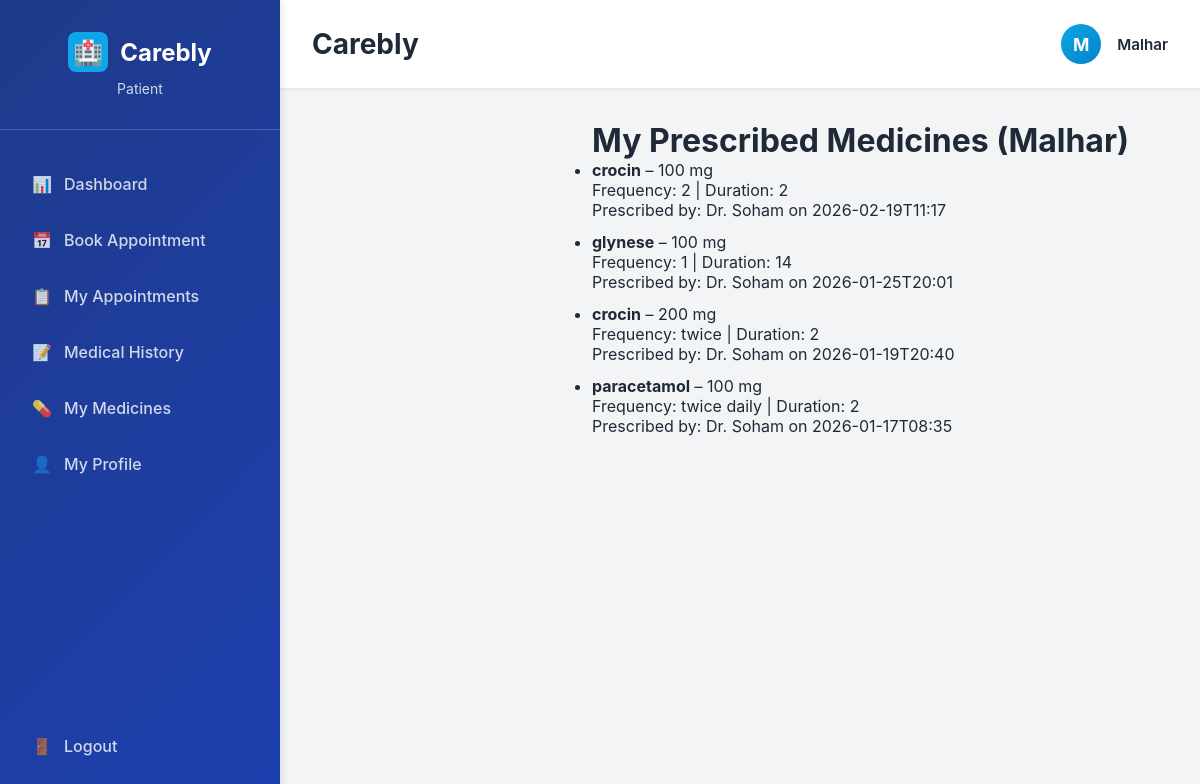
The page /medicines (signed in) on the database its author committed.
### tables this page shows
CREATE TABLE medicines (
    id             INTEGER PRIMARY KEY AUTOINCREMENT,
        appointment_id INTEGER NOT NULL,
            patient_id     INTEGER NOT NULL,
                medicine_name  TEXT NOT NULL,
                    dosage         TEXT,
                        frequency      TEXT,
                            duration       TEXT,
                                prescribed_at  TEXT NOT NULL,
                                    FOREIGN KEY (appointment_id) REFERENCES appointments(id),
                                        FOREIGN KEY (patient_id) REFERENCES users(id)
                                        );

CREATE TABLE users (
    id            INTEGER PRIMARY KEY AUTOINCREMENT,
    role          TEXT NOT NULL,              -- 'patient','doctor','admin'
    name          TEXT NOT NULL,
    email         TEXT NOT NULL UNIQUE,
    password      TEXT NOT NULL,
    status        TEXT NOT NULL DEFAULT 'active',
    age           INTEGER,
    gender        TEXT,
    blood_group   TEXT
);

### app.py (the view)
@app.route("/medicines")
def patient_medicines():
    if "user_id" not in session or session["role"] != "patient":
        return redirect(url_for("login"))
    db = get_db()
    medicines = db.execute(
        """
        SELECT m.medicine_name, m.dosage, m.frequency, m.duration, m.prescribed_at,
               u.name AS doctor_name
        FROM medicines m
        JOIN appointments a ON m.appointment_id = a.id
        JOIN users u ON a.doctor_id = u.id
        WHERE m.patient_id = ?
        ORDER BY m.prescribed_at DESC
        """,
        (session["user_id"],),
    ).fetchall()
    return render_template("patient_medicines.html", name=session["name"], medicines=medicines)

### app.py (called while the page is built)
def get_db():
    if "db" not in g:
        g.db = sqlite3.connect(DATABASE)
        g.db.row_factory = sqlite3.Row
    return g.db

### templates/patient_medicines.html
{% extends "base.html" %}
{% block content %}
<div class="main-content">
  <h1>My Prescribed Medicines ({{ name }})</h1>
  {% if medicines %}
    <ul>
      {% for m in medicines %}
        <li style="margin-bottom:12px;">
          <strong>{{ m.medicine_name }}</strong> – {{ m.dosage }}<br>
          Frequency: {{ m.frequency }} | Duration: {{ m.duration }}<br>
          Prescribed by: Dr. {{ m.doctor_name }} on {{ m.prescribed_at }}
        </li>
      {% endfor %}
    </ul>
  {% else %}
    <p>No medicines prescribed yet.</p>
  {% endif %}
</div>
{% endblock %}

### templates/base.html (style rules this page uses)
* { margin: 0; padding: 0; box-sizing: border-box; }
:root { --primary-color: #0EA5E9; --primary-dark: #0284C7; --secondary-color: #1E40AF; --success-color: #10B981; --warning-color: #F59E0B; --danger-color: #EF4444; --light-gray: #F3F4F6; --border-gray: #E5E7EB; --text-dark: #1F2937; --text-light: #6B7280; --white: #FFFFFF; --sidebar-bg: #1E3A8A; --sidebar-hover: #1E40AF; }
body { font-family: -apple-system, BlinkMacSystemFont, 'Segoe UI', 'Roboto', 'Oxygen', 'Ubuntu', 'Cantarell', 'Fira Sans', 'Droid Sans', 'Helvetica Neue', sans-serif; background-color: var(--light-gray); color: var(--text-dark); }
.main-content { margin-left: 280px; flex: 1; display: flex; flex-direction: column; }

### rows shown on the page
medicines: medicine_name "crocin", dosage "100 mg", frequency "2", duration "2", doctor_name "Soham", prescribed_at "2026-02-19T11:17"
medicines: medicine_name "glynese", dosage "100 mg", frequency "1", duration "14", doctor_name "Soham", prescribed_at "2026-01-25T20:01"
medicines: medicine_name "crocin", dosage "200 mg", frequency "twice", duration "2", doctor_name "Soham", prescribed_at "2026-01-19T20:40"
medicines: medicine_name "paracetamol", dosage "100 mg", frequency "twice daily", duration "2", doctor_name "Soham", prescribed_at "2026-01-17T08:35"

### other values the page prints
{{ session.get('name', 'U')[0].upper() }} "M"
{{ session.get('name', 'User') }} "Malhar"
{{ name }} "Malhar"
